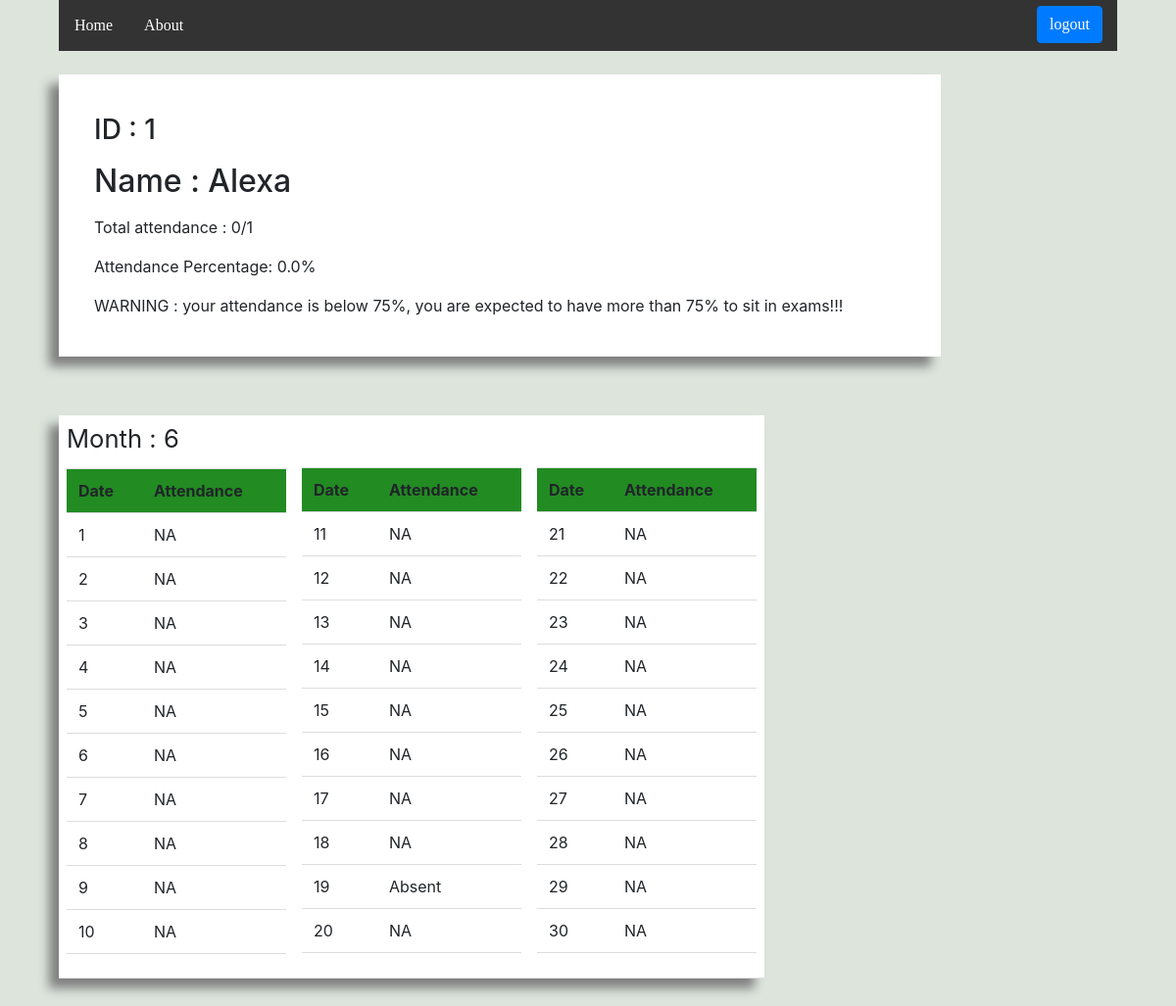
The page /student-attendance/25/ (signed in) on the database as committed earlier.
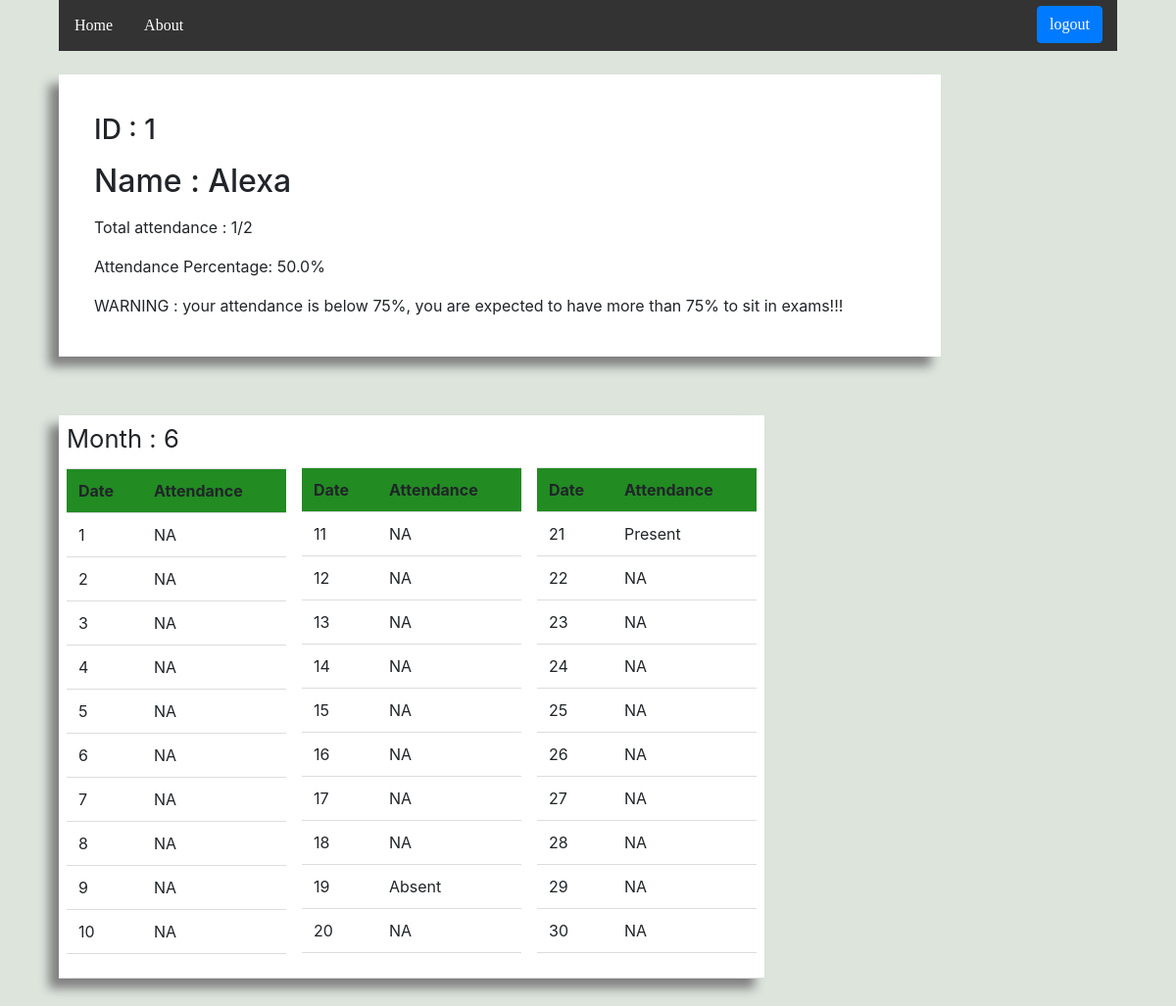
The same page on the database as committed later.
### attendance/models.py (models this page shows, shortened)
class Attendance(models.Model):
    datetime_var = datetime.now()
    month = datetime_var.month
    ATTENDANCE_CHOICES = (('Present','P'),('Absent','A'),('NA','NA'))
    month = models.CharField(default = month,max_length = 100 )
    user = models.ManyToManyField(Student)
    day1 = models.CharField(choices = ATTENDANCE_CHOICES,max_length = 100,default ='NA')
    day2 = models.CharField(choices = ATTENDANCE_CHOICES,max_length = 100,default ='NA')
    day3 = models.CharField(choices = ATTENDANCE_CHOICES,max_length = 100,default ='NA')
    day4 = models.CharField(choices = ATTENDANCE_CHOICES,max_length = 100,default ='NA')
    day5 = models.CharField(choices = ATTENDANCE_CHOICES,max_length = 100,default ='NA')
    day6 = models.CharField(choices = ATTENDANCE_CHOICES,max_length = 100,default ='NA')
    day7 = models.CharField(choices = ATTENDANCE_CHOICES,max_length = 100,default ='NA')
    day8 = models.CharField(choices = ATTENDANCE_CHOICES,max_length = 100,default ='NA')
    day9 = models.CharField(choices = ATTENDANCE_CHOICES,max_length = 100,default ='NA')
    day10 = models.CharField(choices = ATTENDANCE_CHOICES,max_length = 100,default ='NA')
    day11 = models.CharField(choices = ATTENDANCE_CHOICES,max_length = 100,default ='NA')
    day12 = models.CharField(choices = ATTENDANCE_CHOICES,max_length = 100,default ='NA')
    day13 = models.CharField(choices = ATTENDANCE_CHOICES,max_length = 100,default ='NA')
    day14 = models.CharField(choices = ATTENDANCE_CHOICES,max_length = 100,default ='NA')
    day15 = models.CharField(choices = ATTENDANCE_CHOICES,max_length = 100,default ='NA')
    day16 = models.CharField(choices = ATTENDANCE_CHOICES,max_length = 100,default ='NA')
    day17 = models.CharField(choices = ATTENDANCE_CHOICES,max_length = 100,default ='NA')
    day18 = models.CharField(choices = ATTENDANCE_CHOICES,max_length = 100,default ='NA')
    day19 = models.CharField(choices = ATTENDANCE_CHOICES,max_length = 100,default ='NA')
    day20 = models.CharField(choices = ATTENDANCE_CHOICES,max_length = 100,default ='NA')
    day21 = models.CharField(choices = ATTENDANCE_CHOICES,max_length = 100,default ='NA')
    day22 = models.CharField(choices = ATTENDANCE_CHOICES,max_length = 100,default ='NA')
    day23 = models.CharField(choices = ATTENDANCE_CHOICES,max_length = 100,default ='NA')
    day24 = models.CharField(choices = ATTENDANCE_CHOICES,max_length = 100,default ='NA')
    day25 = models.CharField(choices = ATTENDANCE_CHOICES,max_length = 100,default ='NA')
    day26 = models.CharField(choices = ATTENDANCE_CHOICES,max_length = 100,default ='NA')
    day27 = models.CharField(choices = ATTENDANCE_CHOICES,max_length = 100,default ='NA')
    day28 = models.CharField(choices = ATTENDANCE_CHOICES,max_length = 100,default ='NA')
    day29 = models.CharField(choices = ATTENDANCE_CHOICES,max_length = 100,default ='NA')
    day30 = models.CharField(choices = ATTENDANCE_CHOICES,max_length = 100,default ='NA')
    day31 = models.CharField(choices = ATTENDANCE_CHOICES,max_length = 100,default ='NA')

### attendance/views.py (the view)
# urls.py: url(r'^student-attendance/(?P<pk>[0-9]+)/$', views.StudentAttendance,name = 'StudentAttendance'),
@login_required
def StudentAttendance(request,pk):
    student = Student.objects.get(id = pk)
    attendances = Attendance.objects.filter(user = student)
    if request.user.is_teacher == True or request.user == student.user:
        attendance_variable = count_attendance(pk)
        out_of_attendance_variable = out_of_attendance(pk)
        if out_of_attendance_variable == 0:
            attendance_percentage = 0
        else:
            attendance_percentage = (attendance_variable/out_of_attendance_variable)*100
        if attendance_percentage < 75 and out_of_attendance_variable != 0:
            message = "WARNING : your attendance is below 75%, you are expected to have more than 75% to sit in exams!!!"
        else:
            message = ""
        return render(request,'StudentAttendance.html',{'student':student,'attendances':attendances,'attendance_variable':attendance_variable,'out_of_attendance_variable':out_of_attendance_variable,'attendance_percentage':attendance_percentage,'message':message})
    else:
        return HttpResponse('You can\'t access this')

### attendance/templates/StudentAttendance.html (shortened to what the changed rows need)
<html>
    <head>
            <link rel="stylesheet" href="https://maxcdn.bootstrapcdn.com/bootstrap/4.3.1/css/bootstrap.min.css">
    </head>
    <body>
        <div class="student-details">
        <p><h3>ID : {{student.user.username}}</h3></p>
        <p><h2>Name : {{student.name}}</h3></p>
        <P>Total attendance : {{attendance_variable}}/{{out_of_attendance_variable}}</P>
        <p>Attendance Percentage: {{attendance_percentage}}%</p>
        <p>{{message}}</p>
        </div>
        {% for attendance in attendances %}
            <table class="parent-table ">
                <td>
                    <table  class="table  table-hover">
                        <tr><p id = "show-month">Month : {{attendance.month}}</p></tr>
                        <tr>
                            <th class = "table-head">Date</th>
                            <th class = "table-head"> Attendance</th>
                        </tr>
                        <tr>
                            <td>1</td>
                            <td>{{attendance.day1}}</td>
                        </tr>
                        <tr>
                            <td>2</td>
                            <td>{{attendance.day2}}</td>
                        </tr>
                        <tr>
                            <td>3</td>
                            <td>{{attendance.day3}}</td>
                        </tr>
                        <tr>
                            <td>4</td>
                            <td>{{attendance.day4}}</td>
                            </tr>
                        <tr>
                            <td>5</td>
                            <td>{{attendance.day5}}</td>
                        </tr>
                        <tr>
                            <td>6</td>
                            <td>{{attendance.day6}}</td>
                        </tr>
                        <tr>
                            <td>7</td>
                            <td>{{attendance.day7}}</td>
                        </tr>
                        <tr>
                            <td>8</td>
                            <td>{{attendance.day8}}</td>
                        </tr>
                        <tr>
                            <td>9</td>
                            <td>{{attendance.day9}}</td>
                        </tr>
                        <tr>
                            <td>10</td>
                            <td>{{attendance.day10}}</td>
                        </tr>
                    </table>
                </td>
                <td>
                    <table class="table table-hover">
                        <tr><p id = "white-hide">month : {{attendance.month}}</p></tr>
                        <tr>
                            <th class="table-head">Date</th>
                            <th class="table-head">Attendance</th>
                        </tr>
                        <tr>
                            <td>11</td>
                            <td>{{attendance.day11}}</td>
                        </tr>
                        <tr>
                            <td>12</td>
                            <td>{{attendance.day12}}</td>
                        </tr>
                        <tr>
                            <td>13</td>
                            <td>{{attendance.day13}}</td>
                        </tr>
                        <tr>
                            <td>14</td>
                            <td>{{attendance.day14}}</td>
                        </tr>
                        <tr>
                            <td>15</td>
                            <td>{{attendance.day15}}</td>
                        </tr>
                        <tr>
                            <td>16</td>
                            <td>{{attendance.day16}}</td>
                        </tr>
                        <tr>
                            <td>17</td>
                            <td>{{attendance.day17}}</td>
                        </tr>
                        <tr>
                            <td>18</td>
                            <td>{{attendance.day18}}</td>
                        </tr>
                        <tr>
                            <td>19</td>
                            <td>{{attendance.day19}}</td>
                        </tr>
                        <tr>
                            <td>20</td>
                            <td>{{attendance.day20}}</td>
                        </tr>
                    </table>
                </td>
                <td>
                    <table class="table   table-hover">
                        <tr><p id = "white-hide">month : {{attendance.month}}</p></tr>
                        <tr>
                            <th class="table-head">Date</td>
                            <th class="table-head">Attendance</td>
                        <tr>
                            <td>21</td>
                            <td>{{attendance.day21}}</td>
                        </tr>
                        <tr>
                            <td>22</td>
                            <td>{{attendance.day22}}</td>
                        </tr>
                        <tr>
                            <td>23</td>
                            <td>{{attendance.day23}}</td>
                        </tr>
                        <tr>
                            <td>24</td>
                        <td>{{attendance.day24}}</td>
                        </tr>
                        <tr>
                            <td>25</td>
                            <td>{{attendance.day25}}</td>
                        </tr>
                        <tr>
                            <td>26</td>
                            <td>{{attendance.day26}}</td>
                        </tr>
                        <tr>
                            <td>27</td>
                            <td>{{attendance.day27}}</td>
                        </tr>
                        <tr>
                            <td>28</td>
                            <td>{{attendance.day28}}</td>
                        </tr>
                        <tr>
                            <td>29</td>
                            <td>{{attendance.day29}}</td>
                        </tr>
                        <tr>
                            <td>30</td>
                            <td>{{attendance.day30}}</td>
                        </tr>
                    </table>
        {% endfor %}
    </body>
</html>

Rows that differ between the two databases and show on the page:
changed Attendance "NA": day21 "NA" → "Present"
Other text that changed with them:
{{ attendance_variable }}: "0" → "1"
{{ out_of_attendance_variable }}: "1" → "2"
{{ attendance_percentage }}: "0.0" → "50.0"
